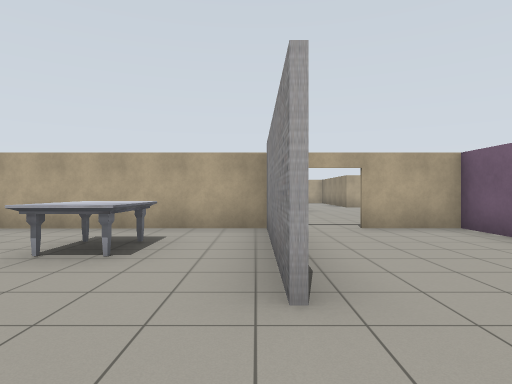
view 1 (above)

17 first-person views from a walk through a Gazebo world. The camera is 1.2 m above the floor, looks level and sees 75° across. The floor is counted in squares, 2 m on a side. Each view is taken from the middle of a square. On the plan, view 1 faces up. The plan holds only what a view shows up to about 9 squares ahead; the rest is blank. Robots are left out. Gazebo's built-in surfaces are drawn with simple patterns.

view 2
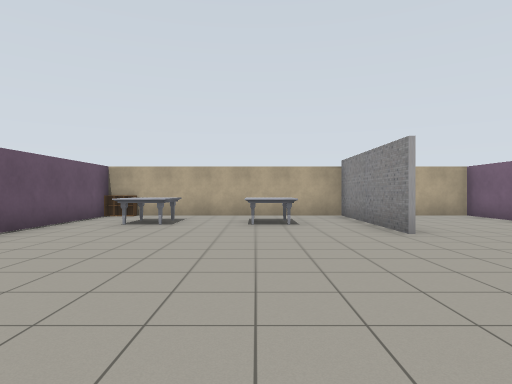

view 3
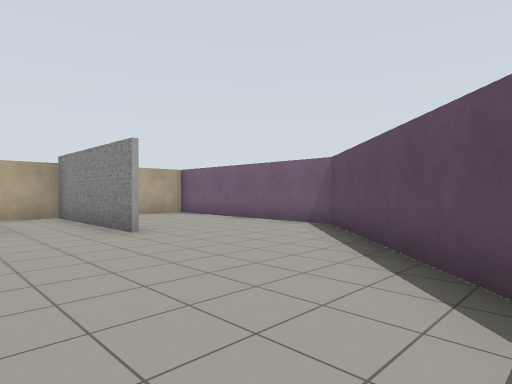

view 4
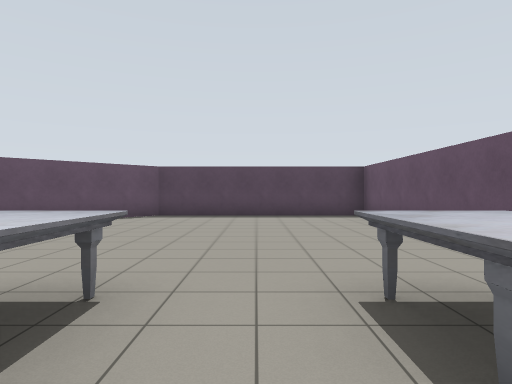

view 5
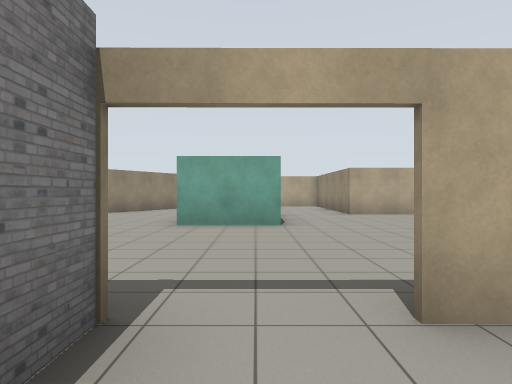

view 6
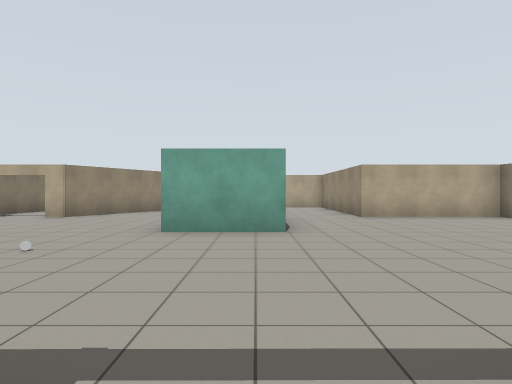

view 7
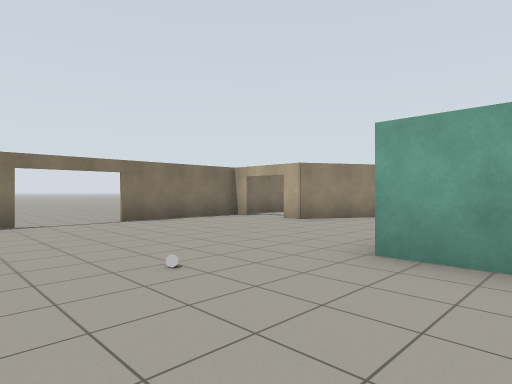

view 8
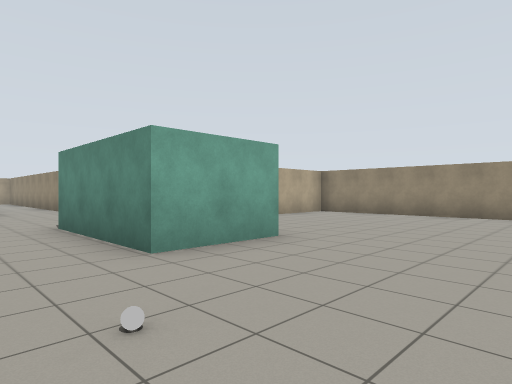

view 9
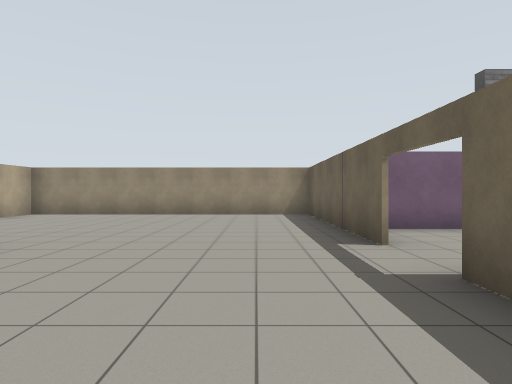

view 10
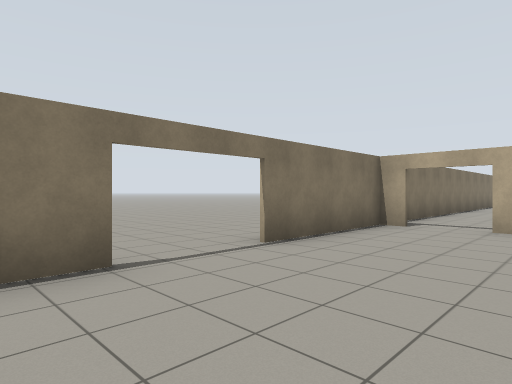

view 11
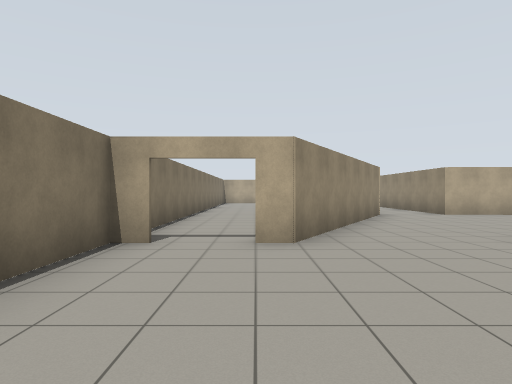

view 12
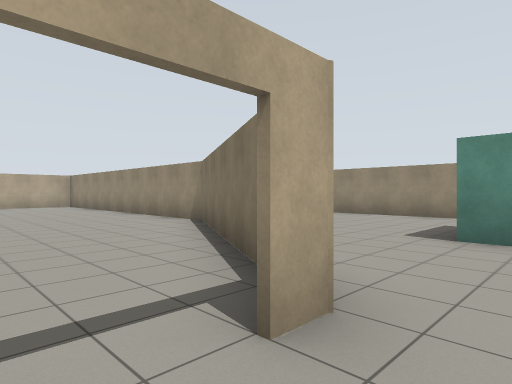

view 13
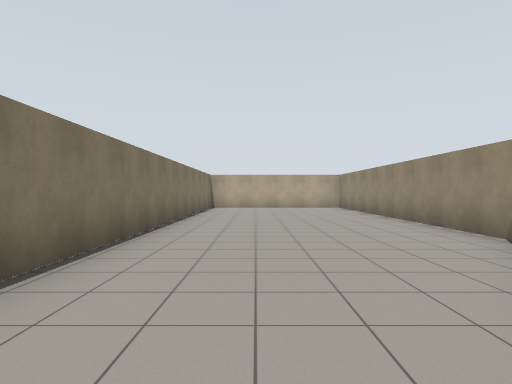

view 14
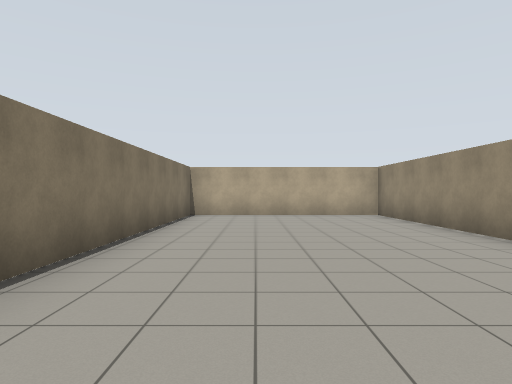

view 15
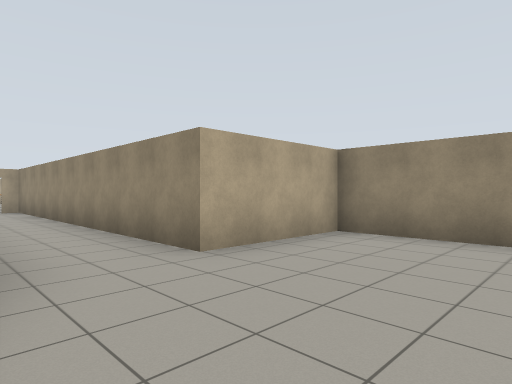

view 16
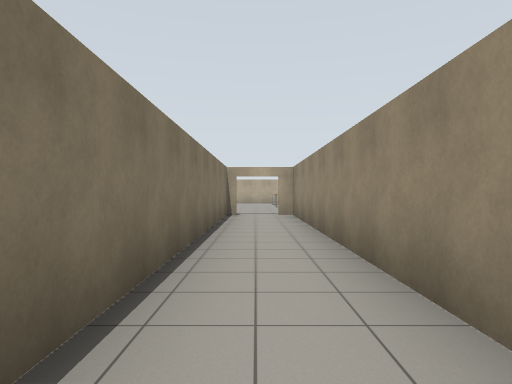

view 17
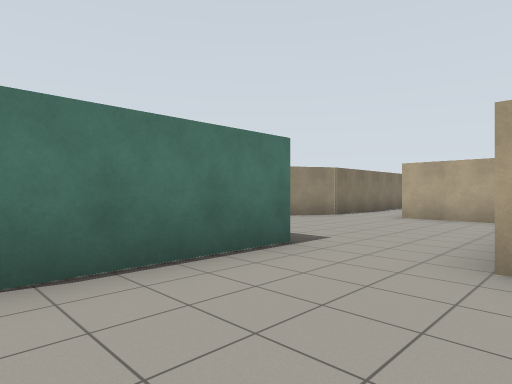

### Floor plan
Ten units are one square. View 1 is at (0, 0); x grows to the right and y downward. Boxes are objects, and circles mark ways between rooms. Rooms are numbered by the first view taken in them; rooms with no view inside come last. Other rooms are left out.
<svg viewBox="-65 -275 138 315">
<path fill="none" stroke="#000" d="M2 -18 2 -55 -57 -55 -57 35 -5 35 35 -5 35 -55 17 -55M3 -56 3 -49M-3 -56 3 -56M17 -56 68 -56 68 -129 35 -129M14 -133 14 -100 -4 -100 -4 -132M-29 -139 -35 -129 -40 -129M-57 -81 -57 -73M-51 -129 -58 -129M-57 -130 -57 -98M-5 -266 -57 -266 -57 -130M-31 -139 -8 -178 -8 -268M35 -129 35 -177 10 -178 10 -266M-8 -266 -8 -177 -29 -139"/>
<rect x="-55" y="-55" width="10" height="10" fill="#bbb"><title>other object</title></rect>
<rect x="-45" y="-45" width="10" height="20" fill="#bbb"><title>marble table</title></rect>
<rect x="-25" y="-45" width="10" height="20" fill="#bbb"><title>marble table</title></rect>
<rect x="-15" y="-85" width="10" height="10" fill="#bbb"><title>grey ball</title></rect>
<circle cx="10" cy="-60" r="3" fill="#2a7"/>
<circle cx="-45" cy="-130" r="3" fill="#2a7"/>
<circle cx="-15" cy="-130" r="3" fill="#2a7"/>
<circle cx="25" cy="-130" r="3" fill="#2a7"/>
<text x="-20" y="-10">1</text>
<text x="0" y="-90">2</text>
<text x="-40" y="-210">3</text>
<text x="10" y="-170">4</text>
</svg>
Room 1 opens to room 2. Room 2 opens to room 3. Room 2 opens to room 4.

Where each view was taken, in squares from view 1:
view 1: 0 up, 0 right, facing up
view 2: 3 down, 2 left, facing up
view 3: 3 down, 2 left, facing up-right
view 4: 5 up, 3 left, facing down
view 5: 4 up, 1 right, facing up
view 6: 5 up, 1 right, facing up
view 7: 7 up, 1 right, facing up-left
view 8: 7 up, 2 left, facing up-right
view 9: 7 up, 2 left, facing right
view 10: 7 up, 3 left, facing up-left
view 11: 9 up, 4 left, facing up
view 12: 12 up, 5 left, facing up-right
view 13: 14 up, 4 left, facing up
view 14: 18 up, 4 left, facing up
view 15: 15 up, 1 left, facing up-right
view 16: 18 up, 0 right, facing up
view 17: 10 up, 4 right, facing up-left
